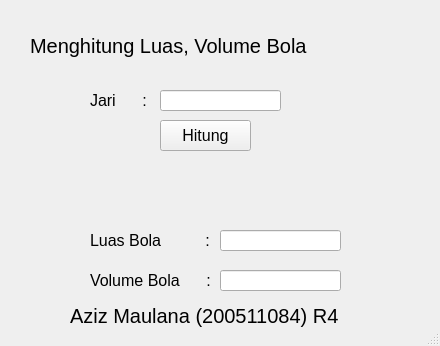
<?xml version="1.0" encoding="UTF-8"?>
<ui version="4.0">
 <class>MainWindow</class>
 <widget class="QMainWindow" name="MainWindow">
  <property name="geometry">
   <rect>
    <x>0</x>
    <y>0</y>
    <width>440</width>
    <height>346</height>
   </rect>
  </property>
  <property name="windowTitle">
   <string>MainWindow</string>
  </property>
  <widget class="QWidget" name="centralwidget">
   <widget class="QLabel" name="label">
    <property name="geometry">
     <rect>
      <x>30</x>
      <y>10</y>
      <width>631</width>
      <height>71</height>
     </rect>
    </property>
    <property name="font">
     <font>
      <pointsize>15</pointsize>
     </font>
    </property>
    <property name="text">
     <string>Menghitung Luas, Volume Bola</string>
    </property>
   </widget>
   <widget class="QLineEdit" name="txtJari">
    <property name="geometry">
     <rect>
      <x>160</x>
      <y>90</y>
      <width>121</width>
      <height>21</height>
     </rect>
    </property>
    <property name="font">
     <font>
      <pointsize>12</pointsize>
     </font>
    </property>
   </widget>
   <widget class="QLabel" name="label_2">
    <property name="geometry">
     <rect>
      <x>90</x>
      <y>90</y>
      <width>61</width>
      <height>21</height>
     </rect>
    </property>
    <property name="font">
     <font>
      <pointsize>12</pointsize>
     </font>
    </property>
    <property name="text">
     <string>Jari      :</string>
    </property>
   </widget>
   <widget class="QPushButton" name="btnHitung">
    <property name="geometry">
     <rect>
      <x>160</x>
      <y>120</y>
      <width>91</width>
      <height>31</height>
     </rect>
    </property>
    <property name="font">
     <font>
      <pointsize>12</pointsize>
     </font>
    </property>
    <property name="text">
     <string>Hitung</string>
    </property>
   </widget>
   <widget class="QLabel" name="label_5">
    <property name="geometry">
     <rect>
      <x>90</x>
      <y>270</y>
      <width>181</width>
      <height>21</height>
     </rect>
    </property>
    <property name="font">
     <font>
      <pointsize>12</pointsize>
     </font>
    </property>
    <property name="text">
     <string>Volume Bola      :</string>
    </property>
   </widget>
   <widget class="QLabel" name="label_6">
    <property name="geometry">
     <rect>
      <x>90</x>
      <y>230</y>
      <width>181</width>
      <height>21</height>
     </rect>
    </property>
    <property name="font">
     <font>
      <pointsize>12</pointsize>
     </font>
    </property>
    <property name="text">
     <string>Luas Bola          :</string>
    </property>
   </widget>
   <widget class="QLineEdit" name="txtVolume">
    <property name="geometry">
     <rect>
      <x>220</x>
      <y>270</y>
      <width>121</width>
      <height>21</height>
     </rect>
    </property>
    <property name="font">
     <font>
      <pointsize>12</pointsize>
     </font>
    </property>
   </widget>
   <widget class="QLineEdit" name="txtLuas">
    <property name="geometry">
     <rect>
      <x>220</x>
      <y>230</y>
      <width>121</width>
      <height>21</height>
     </rect>
    </property>
    <property name="font">
     <font>
      <pointsize>12</pointsize>
     </font>
    </property>
   </widget>
  </widget>
  <widget class="QLabel" name="label6">
    <property name="geometry">
     <rect>
      <x>70</x>
      <y>280</y>
      <width>331</width>
      <height>71</height>
     </rect>
    </property>
    <property name="font">
     <font>
      <pointsize>15</pointsize>
     </font>
    </property>
    <property name="text">
     <string>Aziz Maulana (200511084) R4</string>
    </property>
    </widget>
  <widget class="QStatusBar" name="statusbar"/>
 </widget>
 <resources/>
 <connections/>
</ui>
